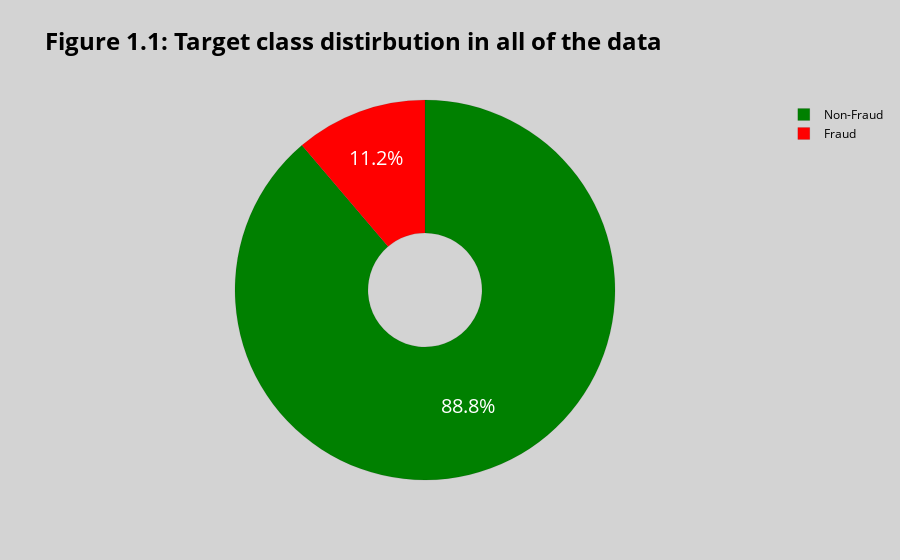

Here is the notebook cell this chart was saved with:
### Markdown cell above
As an overview of the data, it will be interesting to see the target class distributions

### Code cell
colors = ['Green', 'Red']
labels = ['Non-Fraud', 'Fraud']
data_df['Class_bool'] = data_df['Class'] > 0
values = data_df['Class'].value_counts() / data_df['Class'].shape[0]
total_normal = data_df[data_df['Class_bool'] == False].shape[0]
total_fraudulent = data_df[data_df['Class_bool'] == True].shape[0]

fig = go.Figure(data=[go.Pie(labels=labels,
                             values=values, hole=.3)])
fig.update_traces(hoverinfo='label+percent', textinfo='percent', textfont_size=20,
                  marker=dict(colors=colors, line=dict(color='black', width=0.1)))

fig.update_layout(
    title_text='<b>Figure 1.1: Target class distirbution in all of the data</b>',
    title_font_color='black',
    title_font=dict(size=24),
    legend_title_font_color='black',
    paper_bgcolor='lightgray',
    plot_bgcolor='lightgray',
    font_color='black',
)

fig.show()
print(values)
print(total_normal)
print(total_fraudulent)

### Figure 1 — Plotly figure (JSON) as saved in the notebook; plotly's stock layout.template omitted (floating-point values rounded to 4 significant figures)
{"data": [{"hole": 0.3, "hoverinfo": "label+percent", "labels": ["Non-Fraud", "Fraud"], "marker": {"colors": ["Green", "Red"], "line": {"color": "black", "width": 0.1}}, "textfont": {"size": 20}, "textinfo": "percent", "type": "pie", "values": [0.8878, 0.1122]}], "layout": {"font": {"color": "black"}, "legend": {"title": {"font": {"color": "black"}}}, "paper_bgcolor": "lightgray", "plot_bgcolor": "lightgray", "title": {"font": {"color": "black", "size": 24}, "text": "<b>Figure 1.1: Target class distirbution in all of the data</b>"}}}
